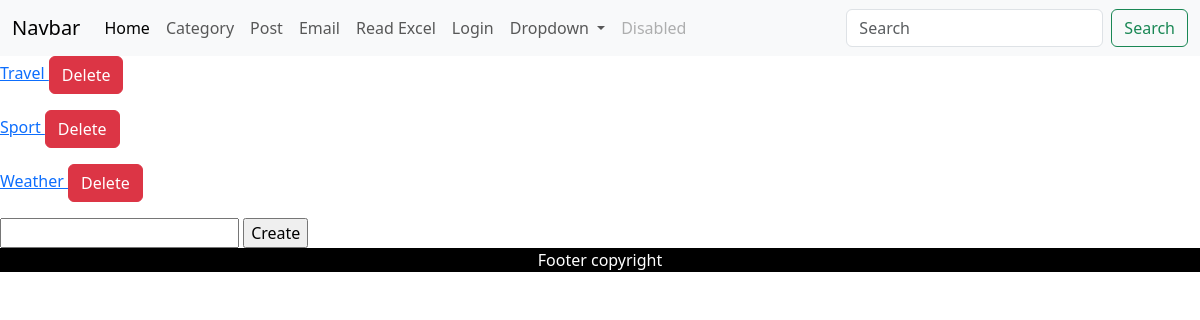
The app's page /show_all_categories/ with its own data.
### blog/models.py (models this page shows)
class Category(models.Model):
    name = models.CharField(max_length=100)
    def __str__(self):
        return self.name

### blog/views.py (the view)
# urls.py: path("show_all_categories/", views.show_all_categories, name="show_all_categories"),
def show_all_categories(request):  # new code
    categories = Category.objects.all()
    return render(request, 'show_all_categories.html', {'categories': categories})

### blog/templates/show_all_categories.html (shortened to what this page needs)
{% extends "base.html" %}
{% block content %}
    {% for category in categories %}
        <p>
            <a href="{% url "show_category" category.id %}">
                {{ category }}
            </a>
            <a href="{% url "delete_category" category.id %}"
               class="btn btn-danger">
                Delete
            </a>
        </p>
    {% endfor %}
    <form action="{% url 'create_category' %}" method="post">
        <input type="text" name="name">
        <input type="submit" value="Create">
    </form>
{% endblock %}

### records on screen
Category: name "Travel"
Category: name "Sport"
Category: name "Weather"
